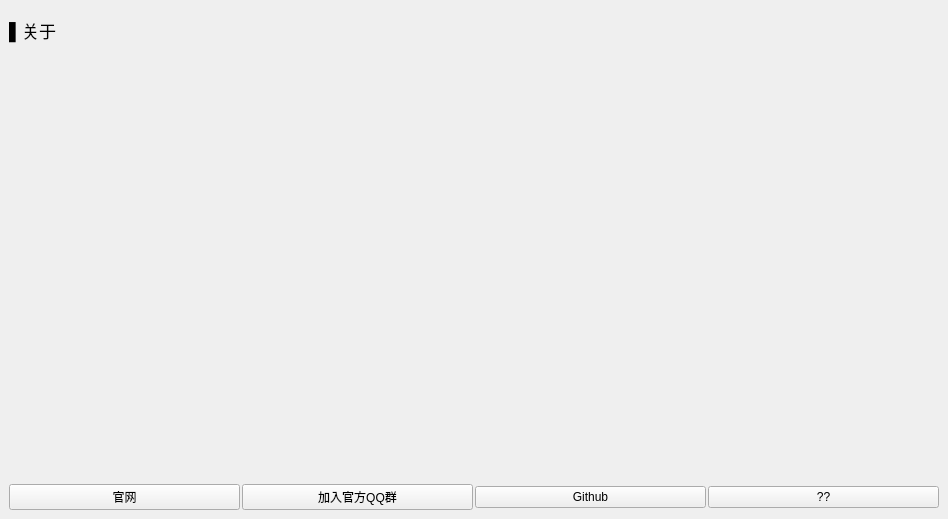
<?xml version="1.0" encoding="UTF-8"?>
<ui version="4.0">
 <class>Form</class>
 <widget class="QWidget" name="Form">
  <property name="geometry">
   <rect>
    <x>0</x>
    <y>0</y>
    <width>948</width>
    <height>519</height>
   </rect>
  </property>
  <property name="windowTitle">
   <string>Form</string>
  </property>
  <layout class="QVBoxLayout" name="verticalLayout_2">
   <property name="spacing">
    <number>0</number>
   </property>
   <property name="leftMargin">
    <number>0</number>
   </property>
   <property name="topMargin">
    <number>0</number>
   </property>
   <property name="rightMargin">
    <number>0</number>
   </property>
   <property name="bottomMargin">
    <number>0</number>
   </property>
   <item>
    <layout class="QVBoxLayout" name="verticalLayout">
     <property name="spacing">
      <number>0</number>
     </property>
     <property name="leftMargin">
      <number>0</number>
     </property>
     <property name="topMargin">
      <number>0</number>
     </property>
     <property name="rightMargin">
      <number>0</number>
     </property>
     <property name="bottomMargin">
      <number>0</number>
     </property>
     <item>
      <widget class="CardWidget" name="CardWidget">
       <layout class="QVBoxLayout" name="verticalLayout_4" stretch="1,10,1">
        <item>
         <widget class="BodyLabel" name="BodyLabel">
          <property name="font">
           <font>
            <family>MiSans Medium</family>
            <pointsize>13</pointsize>
            <bold>false</bold>
           </font>
          </property>
          <property name="text">
           <string>▌关于</string>
          </property>
         </widget>
        </item>
        <item>
         <widget class="QLabel" name="label">
          <property name="font">
           <font>
            <family>MiSans</family>
            <pointsize>14</pointsize>
           </font>
          </property>
          <property name="text">
           <string/>
          </property>
          <property name="wordWrap">
           <bool>true</bool>
          </property>
         </widget>
        </item>
        <item>
         <layout class="QHBoxLayout" name="horizontalLayout">
          <property name="spacing">
           <number>2</number>
          </property>
          <item>
           <widget class="HyperlinkButton" name="HyperlinkButton_OpenSite">
            <property name="text">
             <string>官网</string>
            </property>
           </widget>
          </item>
          <item>
           <widget class="HyperlinkButton" name="HyperlinkButton_JoinGroup">
            <property name="text">
             <string>加入官方QQ群</string>
            </property>
           </widget>
          </item>
          <item>
           <widget class="TransparentPushButton" name="TransparentPushButton_Github">
            <property name="text">
             <string>Github</string>
            </property>
           </widget>
          </item>
          <item>
           <widget class="TransparentPushButton" name="TransparentPushButton_ColoredEgg">
            <property name="text">
             <string>??</string>
            </property>
           </widget>
          </item>
         </layout>
        </item>
       </layout>
      </widget>
     </item>
    </layout>
   </item>
  </layout>
 </widget>
 <customwidgets>
  <customwidget>
   <class>HyperlinkButton</class>
   <extends>PushButton</extends>
   <header>qfluentwidgets</header>
  </customwidget>
  <customwidget>
   <class>PushButton</class>
   <extends>QPushButton</extends>
   <header>qfluentwidgets</header>
  </customwidget>
  <customwidget>
   <class>TransparentPushButton</class>
   <extends>PushButton</extends>
   <header>qfluentwidgets</header>
  </customwidget>
  <customwidget>
   <class>CardWidget</class>
   <extends>QFrame</extends>
   <header>qfluentwidgets</header>
   <container>1</container>
  </customwidget>
  <customwidget>
   <class>BodyLabel</class>
   <extends>QLabel</extends>
   <header>qfluentwidgets</header>
  </customwidget>
 </customwidgets>
 <resources/>
 <connections/>
</ui>
